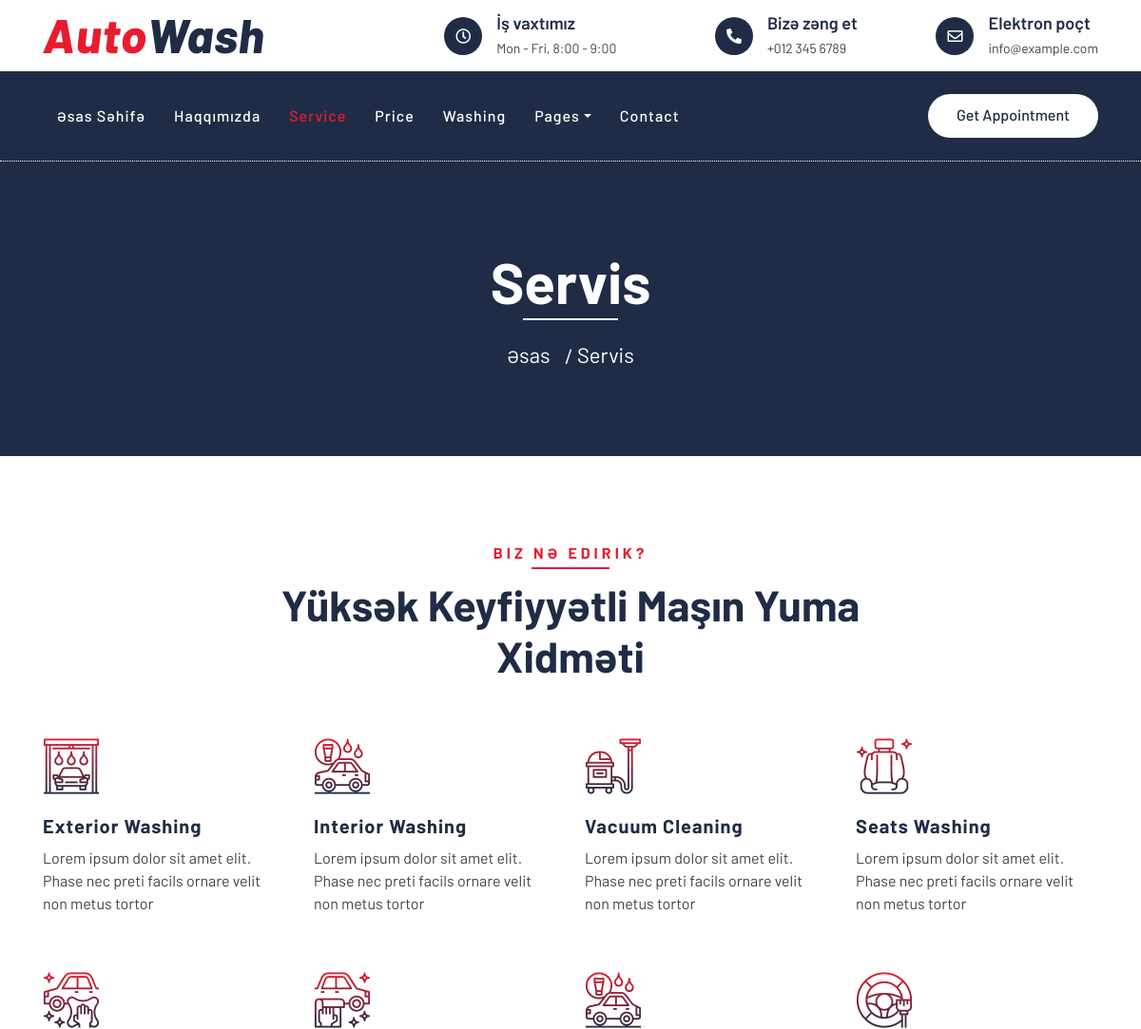
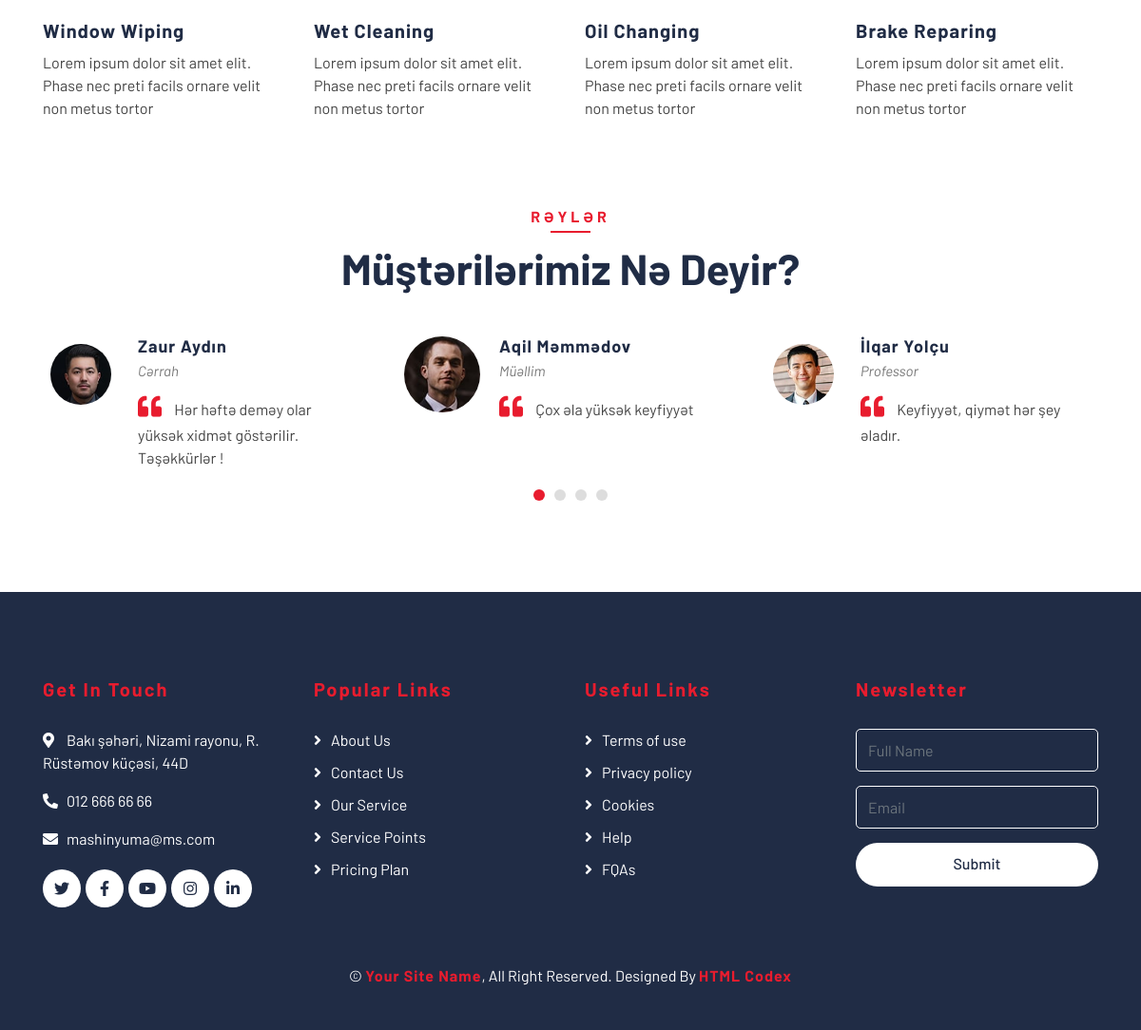
Page /services/ on the committed database (2 pictures, top to bottom).
### pages/models.py (models this page shows, shortened)
class Clients(models.Model):
    name = models.CharField(max_length=100,verbose_name="Ad Soyad")
    job = models.CharField(max_length=100,verbose_name="İş")
    image = models.ImageField(upload_to = "client")
    message =models.TextField(verbose_name="Şərh")
    status = models.CharField(max_length=100,choices=STATUS)
    created_date = models.DateTimeField(auto_now_add=True)
    class Meta:
        verbose_name = "Müştəri şərhi"
        verbose_name_plural = "Müştəri şərhləri"

class Location(models.Model):
    title = models.CharField(max_length=100,verbose_name="Başlıq")
    location = models.TextField(verbose_name="Ünvan")
    phone = models.CharField(max_length=100,verbose_name="Telefon")
    is_main = models.BooleanField(default=False,verbose_name="Əsas ünvan")
    email = models.EmailField(blank=True)
    status = models.CharField(choices=STATUS,max_length=100)
    facebook = models.CharField(max_length=1000,blank=True)
    twitter = models.CharField(max_length=1000,blank=True)
    instagram = models.CharField(max_length=1000,blank=True)
    youtube = models.CharField(max_length=1000,blank=True)
    linkedin = models.CharField(max_length=1000,blank=True)
    created_date = models.DateTimeField(auto_now_add=True)
    class Meta:
        verbose_name = "Ünvan"
        verbose_name_plural = "Ünvanlar"

### pages/views.py (the view)
# urls.py: path('services/',views.services,name = "services"),
def services(request):
    clients = Clients.objects.filter(status = "active")
    context = {
        "clients":clients,
    }
    return render(request,"pages/services.html",context)

### pages/context_processor.py (called while the page is built)
def about(request):
    about = About.objects.get()
    context = {
        "about":about,
    }
    return context

def location(request):
    settings = Location.objects.get(is_main =True)
    context = {
        "settings":settings,
    }
    return context

### templates/pages/services.html
{% extends "base.html" %}
{% block body %}
        <div class="page-header">
            <div class="container">
                <div class="row">
                    <div class="col-12">
                        <h2>Servis</h2>
                    </div>
                    <div class="col-12">
                        <a href="">Əsas </a>
                        <a href="">Servis</a>
                    </div>
                </div>
            </div>
        </div>
        <div class="service">
            <div class="container">
                <div class="section-header text-center">
                    <p>Biz nə edirik?</p>
                    <h2>Yüksək keyfiyyətli maşın yuma xidməti</h2>
                </div>
                <div class="row">
                    <div class="col-lg-3 col-md-6">
                        <div class="service-item">
                            <i class="flaticon-car-wash-1"></i>
                            <h3>Exterior Washing</h3>
                            <p>Lorem ipsum dolor sit amet elit. Phase nec preti facils ornare velit non metus tortor</p>
                        </div>
                    </div>
                    <div class="col-lg-3 col-md-6">
                        <div class="service-item">
                            <i class="flaticon-car-wash"></i>
                            <h3>Interior Washing</h3>
                            <p>Lorem ipsum dolor sit amet elit. Phase nec preti facils ornare velit non metus tortor</p>
                        </div>
                    </div>
                    <div class="col-lg-3 col-md-6">
                        <div class="service-item">
                            <i class="flaticon-vacuum-cleaner"></i>
                            <h3>Vacuum Cleaning</h3>
                            <p>Lorem ipsum dolor sit amet elit. Phase nec preti facils ornare velit non metus tortor</p>
                        </div>
                    </div>
                    <div class="col-lg-3 col-md-6">
                        <div class="service-item">
                            <i class="flaticon-seat"></i>
                            <h3>Seats Washing</h3>
                            <p>Lorem ipsum dolor sit amet elit. Phase nec preti facils ornare velit non metus tortor</p>
                        </div>
                    </div>
                    <div class="col-lg-3 col-md-6">
                        <div class="service-item">
                            <i class="flaticon-car-service"></i>
                            <h3>Window Wiping</h3>
                            <p>Lorem ipsum dolor sit amet elit. Phase nec preti facils ornare velit non metus tortor</p>
                        </div>
                    </div>
                    <div class="col-lg-3 col-md-6">
                        <div class="service-item">
                            <i class="flaticon-car-service-2"></i>
                            <h3>Wet Cleaning</h3>
                            <p>Lorem ipsum dolor sit amet elit. Phase nec preti facils ornare velit non metus tortor</p>
                        </div>
                    </div>
                    <div class="col-lg-3 col-md-6">
                        <div class="service-item">
                            <i class="flaticon-car-wash"></i>
                            <h3>Oil Changing</h3>
                            <p>Lorem ipsum dolor sit amet elit. Phase nec preti facils ornare velit non metus tortor</p>
                        </div>
                    </div>
                    <div class="col-lg-3 col-md-6">
                        <div class="service-item">
                            <i class="flaticon-brush-1"></i>
                            <h3>Brake Reparing</h3>
                            <p>Lorem ipsum dolor sit amet elit. Phase nec preti facils ornare velit non metus tortor</p>
                        </div>
                    </div>
                </div>
            </div>
        </div>
          <div class="testimonial">
            <div class="container">
                <div class="section-header text-center">
                    <p>Rəylər</p>
                    <h2>Müştərilərimiz nə deyir?</h2>
                </div>
                <div class="owl-carousel testimonials-carousel">
                    {% for client in clients  %}
                    <div class="testimonial-item">
                        <img src="{{client.image.url}}" alt="Image">
                        <div class="testimonial-text">
                            <h3>{{client.name}}</h3>
                            <h4>{{client.job}}</h4>
                            <p>
                                {{client.message}}
                            </p>
                        </div>
                    </div>
                    {% endfor %}
                </div>
            </div>
        </div>
{% endblock body %}

### templates/includes/footer.html (shortened to what this page needs)
{% load static %}
        <div class="footer">
            <div class="container">
                <div class="row">
                    <div class="col-lg-3 col-md-6">
                        <div class="footer-contact">
                            <h2>Get In Touch</h2>
                            <p><i class="fa fa-map-marker-alt"></i>{{settings.location}}</p>
                            <p><i class="fa fa-phone-alt"></i>{{settings.phone}}</p>
                            <p><i class="fa fa-envelope"></i>{{settings.email}}</p>
                            <div class="footer-social">
                                <a class="btn" href="{{settings.twitter}}"><i class="fab fa-twitter"></i></a>
                                <a class="btn" href="{{settings.facebook}}"><i class="fab fa-facebook-f"></i></a>
                                <a class="btn" href="{{settings.youtube}}"><i class="fab fa-youtube"></i></a>
                                <a class="btn" href="{{settings.instagram}}"><i class="fab fa-instagram"></i></a>
                                <a class="btn" href="{{settings.linkedin}}"><i class="fab fa-linkedin-in"></i></a>
                            </div>
                        </div>
                    </div>
                    <div class="col-lg-3 col-md-6">
                        <div class="footer-link">
                            <h2>Popular Links</h2>
                            <a href="">About Us</a>
                            <a href="">Contact Us</a>
                            <a href="">Our Service</a>
                            <a href="">Service Points</a>
                            <a href="">Pricing Plan</a>
                        </div>
                    </div>
                    <div class="col-lg-3 col-md-6">
                        <div class="footer-link">
                            <h2>Useful Links</h2>
                            <a href="">Terms of use</a>
                            <a href="">Privacy policy</a>
                            <a href="">Cookies</a>
                            <a href="">Help</a>
                            <a href="">FQAs</a>
                        </div>
                    </div>
                    <div class="col-lg-3 col-md-6">
                        <div class="footer-newsletter">
                            <h2>Newsletter</h2>
                            <form>
                                <input class="form-control" placeholder="Full Name">
                                <input class="form-control" placeholder="Email">
                                <button class="btn btn-custom">Submit</button>
                            </form>
                        </div>
                    </div>
                </div>
            </div>
            <div class="container copyright">
                <p>&copy; <a href="#">Your Site Name</a>, All Right Reserved. Designed By <a href="https://htmlcodex.com">HTML Codex</a></p>
            </div>
        </div>

### rows in the picture
Clients: image (picture), name "Aqil Məmmədov", job "Müəllim", message "Çox əla yüksək keyfiyyət"
Clients: image (picture), name "İlqar Yolçu", job "Professor", message "Keyfiyyət, qiymət hər şey əladır."
Clients: image (picture), name "Zaur Aydın", job "Cərrah", message "Hər həftə deməy olar yüksək xidmət göstərilir. Təşəkkürlər !"
Location: location "Bakı şəhəri, Nizami rayonu, R. Rüstəmov küçəsi, 44D", phone "012 666 66 66", email "mashinyuma@ms.com"
